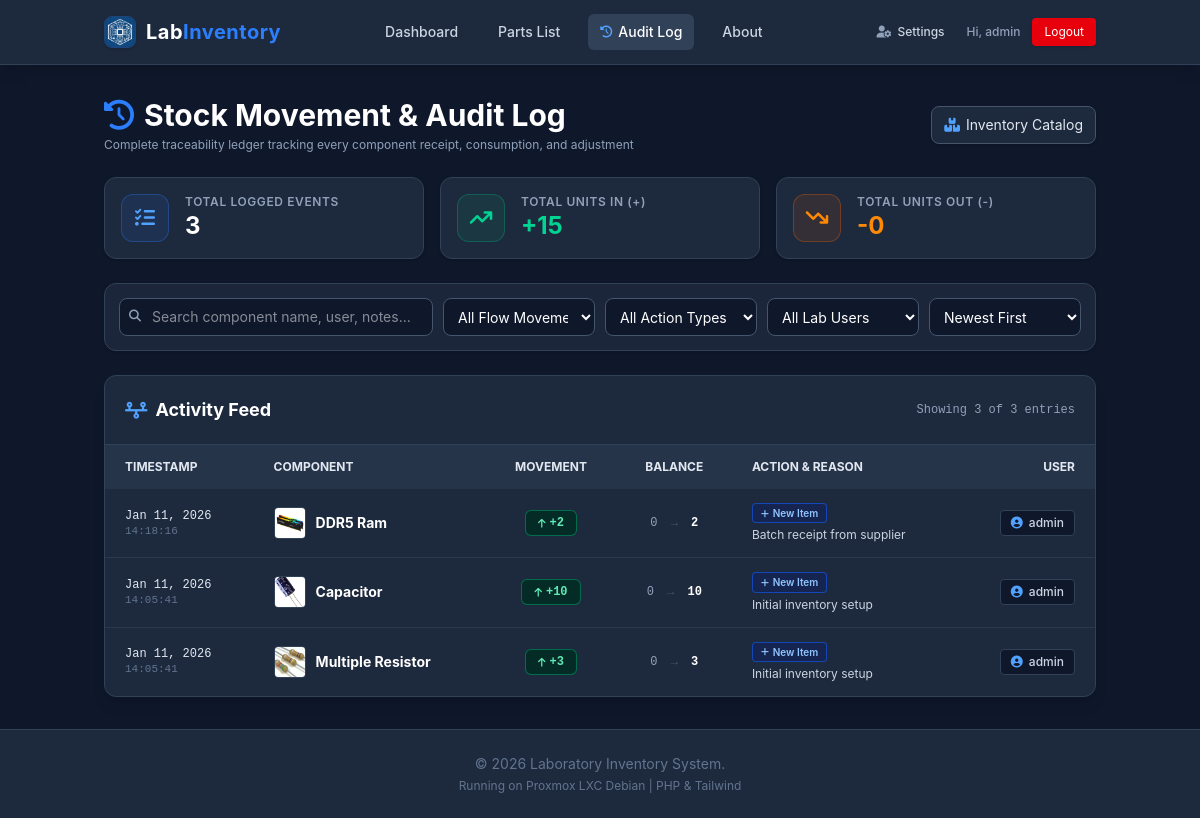
Page /pages/stock_log.php (signed in) on the committed database.
### tables this page shows
CREATE TABLE `inventory_logs` (
  `id` int(11) NOT NULL,
  `item_id` int(11) DEFAULT NULL,
  `item_name` varchar(100) NOT NULL,
  `user_id` int(11) DEFAULT NULL,
  `username` varchar(50) NOT NULL,
  `change_type` enum('quick_adjust','restock','manual_edit','item_created','item_deleted') NOT NULL,
  `delta` int(11) NOT NULL,
  `old_quantity` int(11) NOT NULL,
  `new_quantity` int(11) NOT NULL,
  `notes` varchar(255) DEFAULT NULL,
  `created_at` timestamp NOT NULL DEFAULT current_timestamp()
);

CREATE TABLE `inventory` (
  `id` int(11) NOT NULL,
  `item_name` varchar(100) NOT NULL,
  `category` enum('Electronic','Computer','Tool','Other') DEFAULT 'Electronic',
  `sub_category` varchar(50) DEFAULT NULL,
  `item_type` enum('Bulk','Unique') NOT NULL DEFAULT 'Bulk',
  `component_rating` varchar(120) DEFAULT NULL,
  `model_number` varchar(100) DEFAULT NULL,
  `serial_number` varchar(120) DEFAULT NULL,
  `condition_status` enum('New','Working','Untested','For Parts') NOT NULL DEFAULT 'Working',
  `image_path` varchar(255) DEFAULT NULL,
  `quantity` int(11) DEFAULT 0,
  `min_quantity` int(11) NOT NULL DEFAULT 2,
  `location` varchar(50) DEFAULT NULL,
  `specifications` text DEFAULT NULL,
  `datasheet_url` varchar(500) DEFAULT NULL,
  `last_updated` timestamp NOT NULL DEFAULT current_timestamp() ON UPDATE current_timestamp(),
  `created_at` timestamp NOT NULL DEFAULT current_timestamp()
);

### pages/stock_log.php (the view, shortened to what this page needs)
<?php
require '../includes/db_conn.php';
require '../includes/header.php';
$limit = 20;
$page = isset($_GET['page']) && is_numeric($_GET['page']) ? max(1, (int)$_GET['page']) : 1;
$offset = ($page - 1) * $limit;
$search       = trim($_GET['search'] ?? '');
$sort_by      = trim($_GET['sort'] ?? 'newest');
$order_by_sql = match ($sort_by) {
    'oldest'     => 'l.created_at ASC, l.id ASC',
    'delta_desc' => 'ABS(l.delta) DESC, l.created_at DESC',
    default      => 'l.created_at DESC, l.id DESC'
};
$where_clauses = ["1=1"];
$params = [];
$types = "";
$where_sql = "WHERE " . implode(" AND ", $where_clauses);
$metrics_sql = "SELECT
    COUNT(*) as total_events,
    COALESCE(SUM(CASE WHEN delta > 0 THEN delta ELSE 0 END), 0) as units_in,
    COALESCE(SUM(CASE WHEN delta < 0 THEN ABS(delta) ELSE 0 END), 0) as units_out
FROM inventory_logs l $where_sql";
$m_stmt = $conn->prepare($metrics_sql);
$m_stmt->execute();
$metrics_row = $m_stmt->get_result()->fetch_assoc();
$total_events = (int)($metrics_row['total_events'] ?? 0);
$total_in     = (int)($metrics_row['units_in'] ?? 0);
$total_out    = (int)($metrics_row['units_out'] ?? 0);
$fetch_sql = "SELECT
    l.*,
    i.id as current_item_id,
    i.category as item_category,
    i.image_path as item_image
FROM inventory_logs l
LEFT JOIN inventory i ON l.item_id = i.id
$where_sql
ORDER BY $order_by_sql
LIMIT ? OFFSET ?";
$fetch_stmt = $conn->prepare($fetch_sql);
$fetch_types = $types . "ii";
$fetch_params = array_merge($params, [$limit, $offset]);
$fetch_stmt->bind_param($fetch_types, ...$fetch_params);
$fetch_stmt->execute();
$logs_res = $fetch_stmt->get_result();
$logs = [];
while ($lrow = $logs_res->fetch_assoc()) {
    $logs[] = $lrow;
}
function format_change_badge(string $type, int $delta): array {
    return match ($type) {
        'item_created' => [
            'label' => 'New Item',
            'icon'  => 'fa-plus',
            'class' => 'bg-blue-950/80 text-blue-300 border-blue-600/60'
        ],
        'restock' => [
            'label' => 'Restock',
            'icon'  => 'fa-boxes-packing',
            'class' => 'bg-emerald-950/80 text-emerald-300 border-emerald-600/60'
        ],
        'quick_adjust' => [
            'label' => $delta > 0 ? 'Quick +' : 'Quick -',
            'icon'  => $delta > 0 ? 'fa-arrow-up' : 'fa-arrow-down',
            'class' => $delta > 0 ? 'bg-green-950/80 text-green-300 border-green-600/60' : 'bg-orange-950/80 text-orange-300 border-orange-600/60'
        ],
        'manual_edit' => [
            'label' => 'Form Edit',
            'icon'  => 'fa-pen-to-square',
            'class' => 'bg-purple-950/80 text-purple-300 border-purple-600/60'
        ],
        'item_deleted' => [
            'label' => 'Deleted',
            'icon'  => 'fa-trash',
            'class' => 'bg-red-950/80 text-red-300 border-red-600/60'
        ],
        default => [
            'label' => 'Adjusted',
            'icon'  => 'fa-clock-rotate-left',
            'class' => 'bg-slate-800 text-slate-300 border-slate-600'
        ]
    };
}
?>
<div class="max-w-6xl mx-auto space-y-6">
    <div class="flex flex-col sm:flex-row justify-between items-start sm:items-center gap-4">
        <div>
            <h1 class="text-2xl sm:text-3xl font-bold text-white flex items-center gap-2.5">
                <i class="fa-solid fa-clock-rotate-left text-blue-500"></i> Stock Movement &amp; Audit Log
            </h1>
            <p class="text-xs text-slate-400 mt-1">
                Complete traceability ledger tracking every component receipt, consumption, and adjustment
            </p>
        </div>
        <div class="flex items-center gap-2 self-end sm:self-auto">
            <a href="inventory.php" class="bg-slate-800 hover:bg-slate-700 border border-slate-600 text-slate-200 text-xs sm:text-sm px-3 py-2 rounded-lg shadow transition flex items-center gap-1.5">
                <i class="fa-solid fa-boxes-stacked text-blue-400"></i>
                <span>Inventory Catalog</span>
            </a>
        </div>
    </div>
    <div class="grid grid-cols-1 sm:grid-cols-3 gap-4">
        <div class="bg-slate-800 border border-slate-700 rounded-xl p-4 flex items-center gap-4 shadow">
            <div class="h-12 w-12 bg-blue-500/10 rounded-xl border border-blue-500/30 flex items-center justify-center text-blue-400 text-xl flex-shrink-0">
                <i class="fa-solid fa-list-check"></i>
            </div>
            <div>
                <span class="text-xs text-slate-400 uppercase tracking-wider font-semibold block">Total Logged Events</span>
                <span class="text-2xl font-bold text-white"><?php echo number_format($total_events); ?></span>
            </div>
        </div>
        <div class="bg-slate-800 border border-slate-700 rounded-xl p-4 flex items-center gap-4 shadow">
            <div class="h-12 w-12 bg-emerald-500/10 rounded-xl border border-emerald-500/30 flex items-center justify-center text-emerald-400 text-xl flex-shrink-0">
                <i class="fa-solid fa-arrow-trend-up"></i>
            </div>
            <div>
                <span class="text-xs text-slate-400 uppercase tracking-wider font-semibold block">Total Units In (+)</span>
                <span class="text-2xl font-bold text-emerald-400">+<?php echo number_format($total_in); ?></span>
            </div>
        </div>
        <div class="bg-slate-800 border border-slate-700 rounded-xl p-4 flex items-center gap-4 shadow">
            <div class="h-12 w-12 bg-orange-500/10 rounded-xl border border-orange-500/30 flex items-center justify-center text-orange-400 text-xl flex-shrink-0">
                <i class="fa-solid fa-arrow-trend-down"></i>
            </div>
            <div>
                <span class="text-xs text-slate-400 uppercase tracking-wider font-semibold block">Total Units Out (-)</span>
                <span class="text-2xl font-bold text-orange-400">-<?php echo number_format($total_out); ?></span>
            </div>
        </div>
    </div>
    <div class="bg-slate-800/90 border border-slate-700 rounded-xl p-3.5 shadow">
        <form id="audit-filter-form" method="GET" action="stock_log.php" class="grid grid-cols-1 sm:grid-cols-2 md:grid-cols-4 lg:grid-cols-6 gap-2.5">
            <div class="relative sm:col-span-2">
                <input type="text" name="search" value="<?php echo htmlspecialchars($search); ?>" placeholder="Search component name, user, notes..."
                    class="bg-slate-900 border border-slate-600 text-white text-xs sm:text-sm rounded-lg px-3 py-2 pl-8 focus:outline-none focus:border-blue-500 w-full">
                <i class="fa-solid fa-magnifying-glass absolute left-2.5 top-2.5 sm:top-3 text-slate-400 text-xs"></i>
            </div>
            <select name="flow" onchange="this.form.submit()" class="bg-slate-900 border border-slate-600 text-white text-xs sm:text-sm rounded-lg px-2.5 py-2 focus:outline-none focus:border-blue-500">
                <option value="">All Flow Movements</option>
            </select>
            <select name="type" onchange="this.form.submit()" class="bg-slate-900 border border-slate-600 text-white text-xs sm:text-sm rounded-lg px-2.5 py-2 focus:outline-none focus:border-blue-500">
                <option value="">All Action Types</option>
            </select>
            <select name="user" onchange="this.form.submit()" class="bg-slate-900 border border-slate-600 text-white text-xs sm:text-sm rounded-lg px-2.5 py-2 focus:outline-none focus:border-blue-500">
                <option value="">All Lab Users</option>
            </select>
            <select name="sort" onchange="this.form.submit()" class="bg-slate-900 border border-slate-600 text-white text-xs sm:text-sm rounded-lg px-2.5 py-2 focus:outline-none focus:border-blue-500">
                <option value="newest" <?php if ($sort_by === 'newest') echo 'selected'; ?>>Newest First</option>
            </select>
        </form>
    </div>
    <div class="bg-slate-800 rounded-xl border border-slate-700 shadow-lg overflow-hidden">
        <div class="p-4 sm:p-5 border-b border-slate-700 flex justify-between items-center">
            <h3 class="text-white font-bold text-base sm:text-lg flex items-center gap-2">
                <i class="fa-solid fa-timeline text-blue-400"></i> Activity Feed
            </h3>
            <span class="text-xs text-slate-400 font-mono">
                Showing <?php echo count($logs); ?> of <?php echo $total_events; ?> entries
            </span>
        </div>
        <?php if (empty($logs)): ?>
            <div class="p-12 text-center text-slate-400">
                <i class="fa-solid fa-clock-rotate-left text-4xl mb-3 text-slate-600"></i>
                <p class="text-base font-semibold text-white">No stock movement events found.</p>
                <p class="text-xs text-slate-500 mt-1">Adjust item quantities in the catalog or reset filters to see history.</p>
            </div>
        <?php else: ?>
            <div class="hidden md:block overflow-x-auto">
                <table class="w-full text-left text-sm text-slate-300">
                    <thead class="bg-slate-700/50 text-slate-200 uppercase text-xs font-semibold">
                        <tr>
                            <th class="px-5 py-3.5">Timestamp</th>
                            <th class="px-5 py-3.5">Component</th>
                            <th class="px-5 py-3.5 text-center">Movement</th>
                            <th class="px-5 py-3.5 text-center">Balance</th>
                            <th class="px-5 py-3.5">Action &amp; Reason</th>
                            <th class="px-5 py-3.5 text-right">User</th>
                        </tr>
                    </thead>
                    <tbody class="divide-y divide-slate-700/70 font-sans">
                        <?php foreach ($logs as $log): ?>
                            <?php
                            $delta = (int)$log['delta'];
                            $badge = format_change_badge($log['change_type'], $delta);
                            $exists = !empty($log['current_item_id']);
                            ?>
                            <tr class="hover:bg-slate-700/25 transition">
                                <td class="px-5 py-3.5 whitespace-nowrap text-xs text-slate-400 font-mono">
                                    <div class="text-slate-200"><?php echo date("M d, Y", strtotime($log['created_at'])); ?></div>
                                    <div class="text-[11px] text-slate-500"><?php echo date("H:i:s", strtotime($log['created_at'])); ?></div>
                                </td>
                                <td class="px-5 py-3.5">
                                    <div class="flex items-center gap-2.5">
                                        <div class="h-8 w-8 bg-slate-900 rounded flex items-center justify-center border border-slate-700 overflow-hidden flex-shrink-0">
                                            <?php if (!empty($log['item_image'])): ?>
                                                <img src="../assets/uploads/<?php echo htmlspecialchars($log['item_image']); ?>" class="h-full w-full object-cover">
                                            <?php else: ?>
                                                <i class="fa-solid fa-microchip text-slate-500 text-xs"></i>
                                            <?php endif; ?>
                                        </div>
                                        <div class="min-w-0">
                                            <?php if ($exists): ?>
                                                <a href="view_item.php?id=<?php echo (int)$log['current_item_id']; ?>" class="font-bold text-white hover:text-blue-400 transition truncate block max-w-xs">
                                                    <?php echo htmlspecialchars($log['item_name']); ?>
                                                </a>
                                            <?php endif; ?>
                                        </div>
                                    </div>
                                </td>
                                <td class="px-5 py-3.5 text-center whitespace-nowrap">
                                    <span class="inline-flex items-center gap-1 px-3 py-1 rounded-md text-xs font-mono font-bold <?php echo $delta > 0 ? 'bg-emerald-950/80 text-emerald-300 border border-emerald-600/60' : ($delta < 0 ? 'bg-orange-950/80 text-orange-300 border border-orange-600/60' : 'bg-slate-900 text-slate-400 border border-slate-700'); ?>">
                                        <i class="fa-solid <?php echo $delta > 0 ? 'fa-arrow-up text-[10px]' : ($delta < 0 ? 'fa-arrow-down text-[10px]' : 'fa-minus text-[10px]'); ?>"></i>
                                        <?php echo $delta > 0 ? "+{$delta}" : "{$delta}"; ?>
                                    </span>
                                </td>
                                <td class="px-5 py-3.5 text-center whitespace-nowrap text-xs font-mono">
                                    <span class="text-slate-400"><?php echo (int)$log['old_quantity']; ?></span>
                                    <span class="text-slate-600 mx-1.5">&rarr;</span>
                                    <span class="font-bold text-white"><?php echo (int)$log['new_quantity']; ?></span>
                                </td>
                                <td class="px-5 py-3.5">
                                    <div class="flex flex-col items-start gap-1">
                                        <span class="inline-flex items-center gap-1 px-2 py-0.5 rounded text-[10px] font-semibold border <?php echo $badge['class']; ?>">
                                            <i class="fa-solid <?php echo $badge['icon']; ?> text-[9px]"></i> <?php echo htmlspecialchars($badge['label']); ?>
                                        </span>
                                        <?php if (!empty($log['notes'])): ?>
                                            <span class="text-xs text-slate-300 truncate max-w-sm" title="<?php echo htmlspecialchars($log['notes']); ?>">
                                                <?php echo htmlspecialchars($log['notes']); ?>
                                            </span>
                                        <?php endif; ?>
                                    </div>
                                </td>
                                <td class="px-5 py-3.5 text-right whitespace-nowrap text-xs">
                                    <span class="inline-flex items-center gap-1.5 px-2.5 py-1 rounded bg-slate-900 text-slate-300 border border-slate-700 font-medium">
                                        <i class="fa-solid fa-user-circle text-blue-400 text-xs"></i>
                                        <?php echo htmlspecialchars($log['username']); ?>
                                    </span>
                                </td>
                            </tr>
                        <?php endforeach; ?>
                    </tbody>
                </table>
            </div>
        <?php endif; ?>
    </div>
</div>
<?php require '../includes/footer.php'; ?>

### rows in the picture
inventory_logs: created_at "Jan 11, 2026", created_at "14:18:16", inventory.image_path (picture), item_name "DDR5 Ram", delta "2", old_quantity "0", new_quantity "2", change_type+delta "New Item", notes "Batch receipt from supplier", username "admin"
inventory_logs: created_at "Jan 11, 2026", created_at "14:05:41", inventory.image_path (picture), item_name "Capacitor", delta "10", old_quantity "0", new_quantity "10", change_type+delta "New Item", notes "Initial inventory setup", username "admin"
inventory_logs: created_at "Jan 11, 2026", created_at "14:05:41", inventory.image_path (picture), item_name "Multiple Resistor", delta "3", old_quantity "0", new_quantity "3", change_type+delta "New Item", notes "Initial inventory setup", username "admin"

### other values in the picture
$_SESSION['username'] "admin"
$total_events "3"
$total_in "15"
$total_out "0"
count($logs) "3"
